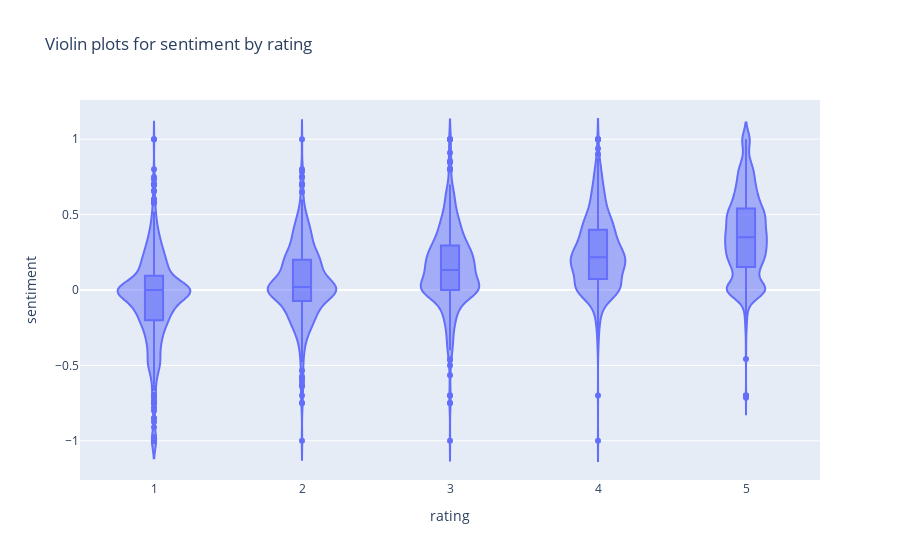

The cell this chart's notebook holds for it:
### Code cell
px.violin(df, x='rating', y='sentiment', title="Violin plots for sentiment by rating", box=True).show()

### Figure 1 — Plotly figure (JSON) as saved in the notebook; plotly's stock layout.template omitted (floating-point values rounded to 4 significant figures; data arrays with more than 128 entries replaced by an {"elided": "..."} marker saying what was removed)
{"data": [{"alignmentgroup": "True", "box": {"visible": true}, "hovertemplate": "rating=%{x}<br>sentiment=%{y}<extra></extra>", "legendgroup": "", "marker": {"color": "#636efa"}, "name": "", "offsetgroup": "", "orientation": "v", "scalegroup": "True", "showlegend": false, "type": "violin", "x": {"elided": "7015 int values"}, "x0": " ", "xaxis": "x", "y": {"elided": "7015 float values"}, "y0": " ", "yaxis": "y"}], "layout": {"legend": {"tracegroupgap": 0}, "title": {"text": "Violin plots for sentiment by rating"}, "violinmode": "group", "xaxis": {"anchor": "y", "domain": [0, 1], "title": {"text": "rating"}}, "yaxis": {"anchor": "x", "domain": [0, 1], "title": {"text": "sentiment"}}}}
